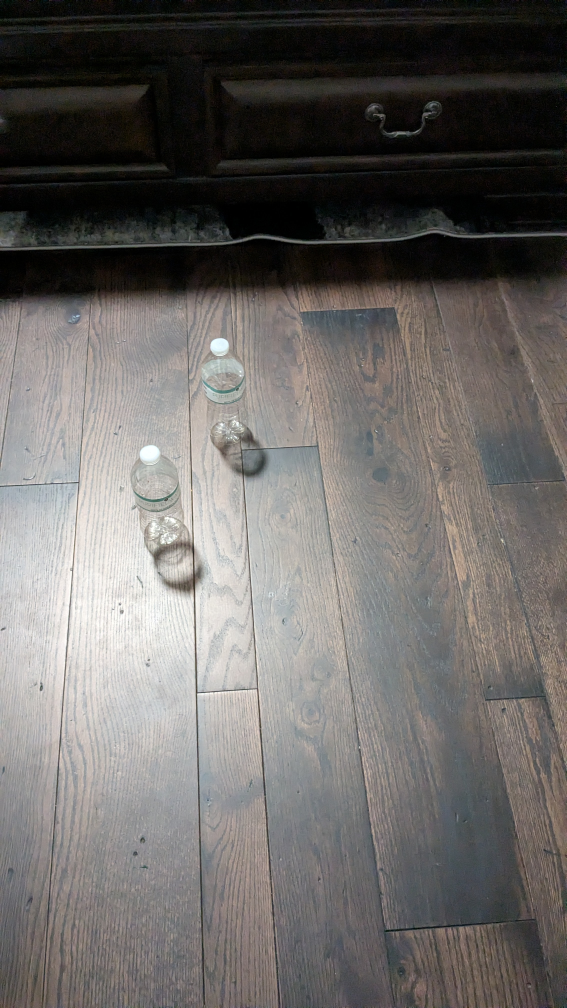
#> input picture week-8/left.jpg, 2268 x 4032 px (shown at 1/4 size)
$ python stereo_mapper.py
#> lines starting #> are read from the running program, lines starting #| are printed output that depends on the picture
import cv2
import numpy as np
import matplotlib.pyplot as plt
import os
import argparse
import json

def load_calibration():
    # Load calibration.json or camera_matrix.npy
    calib_path = os.path.join("calibration_data", "calibration.json")
    if not os.path.exists(calib_path):
        print("Calibration data not found at", calib_path)
        return None, None

    with open(calib_path, 'r') as f:
#> (reads week-8/calibration_data/calibration.json from the repository)
        data = json.load(f)

    camera_matrix = np.array(data["camera_matrix"])
    dist_coeffs = np.array(data["dist_coeffs"])
    return camera_matrix, dist_coeffs

class StereoMapper:
    def __init__(self, baseline_cm, focal_length_px, cx, cy):
        self.baseline_cm = baseline_cm
        self.focal_length_px = focal_length_px
        self.cx = cx
        self.cy = cy

        self.tables = []   # List of 3D coordinates (X, Y, Z)
        self.chairs = []   # List of 3D coordinates (X, Y, Z)
        self.current_points = []
        self.img_left = None
        self.img_right = None

    def compute_3d_point(self, pt_left, pt_right):
        # pt_left and pt_right are (u, v) pixel coordinates
        xl, yl = pt_left
        xr, yr = pt_right

        # Disparity (difference in horizontal pixel coordinate)
        disparity = abs(xl - xr)

        # Check for vertical movement/rotation
        y_diff = abs(yl - yr)
        if y_diff > 20: # 20 pixels difference is quite large for pure horizontal movement
            print(f"  [!] Warning: Large vertical difference ({y_diff}px) between left and right points.")
            print("      This means the camera tilted or moved up/down between pictures. Depth might be inaccurate.")

        if disparity == 0:
            print("Warning: Disparity is 0 (you clicked the exact same X coordinate). Objects need to be closer or baseline needs to be larger! Assuming small disparity of 0.1 for now.")
            # We enforce a small positive disparity to avoid div by zero
            disparity = 0.1

        # Z is the depth (distance perpendicular to the camera plane)
        Z = (self.focal_length_px * self.baseline_cm) / disparity

        # X is the horizontal distance from the camera center
        X = ((xl - self.cx) * Z) / self.focal_length_px

        # Y is the vertical distance from the camera center
        Y = ((yl - self.cy) * Z) / self.focal_length_px

        return (X, Y, Z)

    def gui_loop(self, left_path, right_path, points_file="points.json"):
#> called with left_path = 'left.jpg', right_path = 'right.jpg', points_file = 'points.json'
        self.img_left = cv2.imread(left_path)
#> self.img_left is the input picture: shape (4032, 2268, 3); mean B, G, R 101.4, 103.9, 107.1
        self.img_right = cv2.imread(right_path)
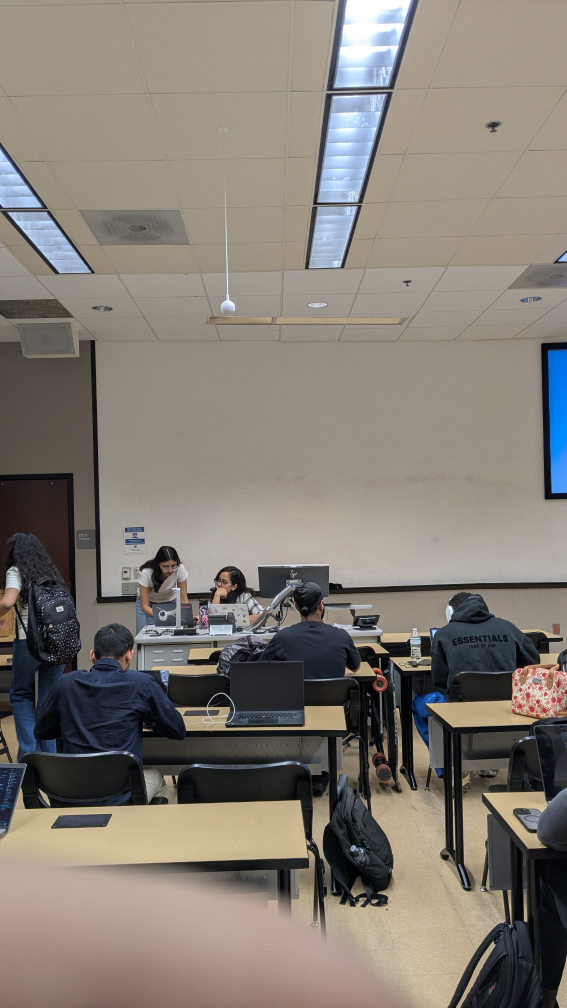
#> input picture week-8/right.jpg, 2268 x 4032 px (shown at 1/4 size)
#> self.img_right is the input picture: shape (4032, 2268, 3); mean B, G, R 116.6, 124.6, 131.7

        if self.img_left is None or self.img_right is None:
            print("Error: Could not load the images. Make sure left.jpg and right.jpg exist!")
            return

        # Dynamically scale camera parameters to match the CURRENT image resolution!
        # The calibration was likely done at 640x480. If you used a phone camera
        # (e.g., 3024x4032), we must scale focal length and centers, otherwise X and Z will be completely distorted!
        img_h, img_w = self.img_left.shape[:2]
#> img_h = 4032; img_w = 2268
        calib_w, calib_h = 640, 480 # Default calibration resolution

        scale_x = img_w / calib_w
#> scale_x = 3.54
        scale_y = img_h / calib_h
#> scale_y = 8.4

        if scale_x != 1.0 or scale_y != 1.0:
            print(f"[*] Adjusting camera calibration for image resolution {img_w}x{img_h}...")
#> (printed output is left out)
            self.focal_length_px *= scale_x
#> self.focal_length_px = 1898.2
            self.cx *= scale_x
#> self.cx = 1138
            self.cy *= scale_y
#> self.cy = 1973.7
            print(f"    New params: fx={self.focal_length_px:.2f}, cx={self.cx:.2f}, cy={self.cy:.2f}")
#|     New params: fx=1898.16, cx=1137.96, cy=1973.71

        # --- AUTO LOAD MULTIPLE POINTS IF EXISTS ---
        if os.path.exists(points_file):
            print(f"\n[*] Found {points_file}! Auto-loading points to bypass manual clicking...")
            with open(points_file, "r") as f:
#> (reads week-8/points.json from the repository)
                data = json.load(f)

            for item in data:
                pt_left = item["pt_left"]
                pt_right = item["pt_right"]
                obj_type = item["type"]
                pt_3d = self.compute_3d_point(pt_left, pt_right)

                if obj_type == "table":
                    self.tables.append(pt_3d)
                else:
                    self.chairs.append(pt_3d)

                print(f"Loaded {obj_type} at 3D location (X={pt_3d[0]:.2f}, Y={pt_3d[1]:.2f}, Z={pt_3d[2]:.2f} cm)")

            self.plot_results()
            return

        print("\n=== Stereo Mapper CLI ===")
        print("Instructions:")
        print("1. We will prompt you to select an object type in the terminal.")
        print("2. A window will pop up showing the LEFT image.")
        print("3. Click on the object in the LEFT image.")
        print("4. Then, a window will pop up showing the RIGHT image.")
        print("5. Click on the SAME EXACT POINT on the object in the RIGHT image.")
        print("=========================\n")

        saved_points = []
        while True:
            choice = input("Enter 't' for Table, 'c' for Chair, or 'q' to compute & quit: ").strip().lower()

            if choice == 'q':
                break
            elif choice not in ['t', 'c']:
                print("Invalid choice.")
                continue

            obj_type = "Table" if choice == 't' else "Chair"

            # --- Get Left Point ---
            self.current_points = []

            def mouse_callback_left(event, x, y, flags, param):
                if event == cv2.EVENT_LBUTTONDOWN:
                    self.current_points.append((x, y))
                    print(f"  > Left image clicked at ({x}, {y})")

            win_name_left = f"LEFT Image - Select {obj_type} - Press Space when done"
            cv2.namedWindow(win_name_left, cv2.WINDOW_NORMAL)
            cv2.resizeWindow(win_name_left, 800, 600)
            cv2.setMouseCallback(win_name_left, mouse_callback_left)

            print(f"--> [Action Needed]: Click the {obj_type} in the LEFT image window, then press 'Spacebar' or 'Enter' in the image window.")
            while True:
                # Draw a circle where they clicked
                img_disp = self.img_left.copy()
                if len(self.current_points) > 0:
                    cv2.circle(img_disp, self.current_points[0], 5, (0, 0, 255), -1)

                cv2.imshow(win_name_left, img_disp)
                k = cv2.waitKey(20) & 0xFF
                if k in [32, 13]: # Space or Enter
                    if len(self.current_points) >= 1:
                        break
                    else:
                        print("Please click a point first!")

            pt_left = self.current_points[0]
            cv2.destroyWindow(win_name_left)

            # --- Get Right Point ---
            self.current_points = []

            def mouse_callback_right(event, x, y, flags, param):
                if event == cv2.EVENT_LBUTTONDOWN:
                    self.current_points.append((x, y))
                    print(f"  > Right image clicked at ({x}, {y})")

            win_name_right = f"RIGHT Image - Select same {obj_type} - Press Space when done"
            cv2.namedWindow(win_name_right, cv2.WINDOW_NORMAL)
            cv2.resizeWindow(win_name_right, 800, 600)
            cv2.setMouseCallback(win_name_right, mouse_callback_right)

            print(f"--> [Action Needed]: Click the SAME {obj_type} in the RIGHT image window, then press 'Spacebar' or 'Enter' in the image window.")
            while True:
                img_disp = self.img_right.copy()
                if len(self.current_points) > 0:
                    cv2.circle(img_disp, self.current_points[0], 5, (255, 0, 0), -1)

                cv2.imshow(win_name_right, img_disp)
                k = cv2.waitKey(20) & 0xFF
                if k in [32, 13]: # Space or Enter
                    if len(self.current_points) >= 1:
                        break
                    else:
                        print("Please click a point first!")

            pt_right = self.current_points[0]
            cv2.destroyWindow(win_name_right)

            # Compute 3D and store
            pt_3d = self.compute_3d_point(pt_left, pt_right)
            if choice == 't':
                self.tables.append(pt_3d)
            else:
                self.chairs.append(pt_3d)

            saved_points.append({
                "type": "table" if choice == 't' else "chair",
                "pt_left": pt_left,
                "pt_right": pt_right
            })

            print(f"Added {obj_type} at 3D location (X={pt_3d[0]:.2f}, Y={pt_3d[1]:.2f}, Z={pt_3d[2]:.2f} cm)")

        # Save points for future runs
        if saved_points:
            with open(points_file, "w") as f:
                json.dump(saved_points, f, indent=4)
            print(f"\nSaved {len(saved_points)} points to '{points_file}'!")
            print("Next time you run this script, it will auto-load these points instead of asking you to click.")

        # Plotting
        self.plot_results()

    def plot_results(self):
        plt.figure(figsize=(8, 8))
        print(f"\nComputing Output Plot with {len(self.tables)} Tables and {len(self.chairs)} Chairs...")
#> (printed output is left out)

        # We plot X (horizontal) vs Z (depth away from camera) to get a top-down floor plan.
        # This is exactly the 2D plane parallel to the floor.
        if self.tables:
            tx = [p[0] for p in self.tables] # X coordinate
#> tx = [-5.37, 43.09, 24.8, 10.23]
            tz = [p[2] for p in self.tables] # Z coordinate (depth)
#> tz = [39.55, 57.52, 126.5, 210.9]
            plt.scatter(tx, tz, c='red', marker='s', s=100, label='Tables')

        if self.chairs:
            cx = [p[0] for p in self.chairs]
            cz = [p[2] for p in self.chairs]
            plt.scatter(cx, cz, c='blue', marker='o', s=100, label='Chairs')

        plt.xlabel("X - Horizontal Position (cm)")
        plt.ylabel("Z - Depth from Camera (cm)")
        plt.title("Top-Down 2D Floor Plan (X-Z Plane Parallel to Floor)")
        plt.grid(True)
        plt.legend()

        # Fix aspect ratio so 1cm horizontal = 1cm depth
        plt.axis('equal')

        # Ensure that zero depth is at the bottom, growing upwards
        ax = plt.gca()
        if ax.get_ylim()[0] > ax.get_ylim()[1]:
            ax.invert_yaxis()

        plt.savefig("floor_plan.png")
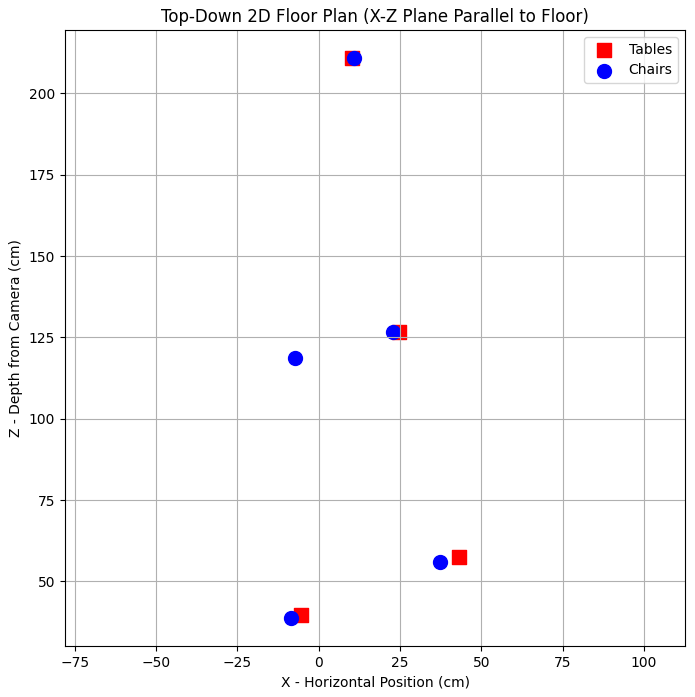
#> figure drawn by matplotlib, 1 panel
        plt.show()
        print("Done! Saved plot to 'floor_plan.png'.")

if __name__ == "__main__":
    parser = argparse.ArgumentParser(description="Stereo compute locations of tables and chairs.")
    parser.add_argument("--left", default="left.jpg", help="Path to left image")
    parser.add_argument("--right", default="right.jpg", help="Path to right image")
    parser.add_argument("--baseline", type=float, default=10.0, help="Horizontal distance moved between pictures in cm")

    args = parser.parse_args()

    # Load calibration parameters
    mtx, dist = load_calibration()
    if mtx is None:
        print("Cannot proceed without camera calibration matrix. Using fallback identity matrix for demo purposes.")
        # Fallback values if calibration is missing
        fx = 500.0
        cx = 640/2
        cy = 480/2
    else:
        # Assuming fx and fy are close, we'll just use fx
        fx = mtx[0, 0]
        cx = mtx[0, 2]
        cy = mtx[1, 2]

    print(f"Loaded camera intrinsics: focal_length={fx:.2f}, cx={cx:.2f}, cy={cy:.2f}")

    mapper = StereoMapper(baseline_cm=args.baseline, focal_length_px=fx, cx=cx, cy=cy)

    if not os.path.exists(args.left) or not os.path.exists(args.right):
        print("\n[!] IMPORTANT: Could not find {} or {}".format(args.left, args.right))
        print("Please take two pictures of your room and place them in this folder:")
        print("  1. Place camera on a flat edge.")
        print("  2. Take the first picture and save as 'left.jpg'.")
        print(f"  3. slide the camera STRICTLY sideways (horizontally) by exactly {args.baseline} cm.")
        print(f"     Do not rotate the camera! Make sure it points straight ahead just like the first picture.")
        print("  4. Take the second picture and save as 'right.jpg'.")
        print("\nOnce you have left.jpg and right.jpg, run this script again.")
    else:
        mapper.gui_loop(args.left, args.right)
